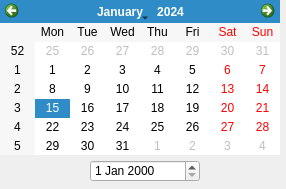
<?xml version="1.0" encoding="UTF-8"?>
<ui version="4.0">
 <class>Dialog</class>
 <widget class="QDialog" name="Dialog">
  <property name="geometry">
   <rect>
    <x>0</x>
    <y>0</y>
    <width>286</width>
    <height>189</height>
   </rect>
  </property>
  <property name="windowTitle">
   <string>Dialog</string>
  </property>
  <widget class="QCalendarWidget" name="calendarWidget">
   <property name="geometry">
    <rect>
     <x>0</x>
     <y>0</y>
     <width>280</width>
     <height>155</height>
    </rect>
   </property>
  </widget>
  <widget class="QDateEdit" name="dateEdit">
   <property name="geometry">
    <rect>
     <x>90</x>
     <y>160</y>
     <width>110</width>
     <height>22</height>
    </rect>
   </property>
  </widget>
 </widget>
 <resources/>
 <connections/>
</ui>
